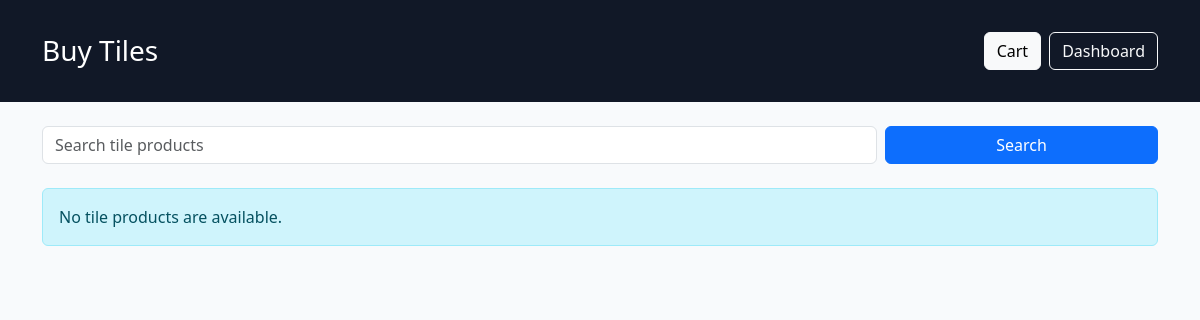
The app's page /buy/, older data.
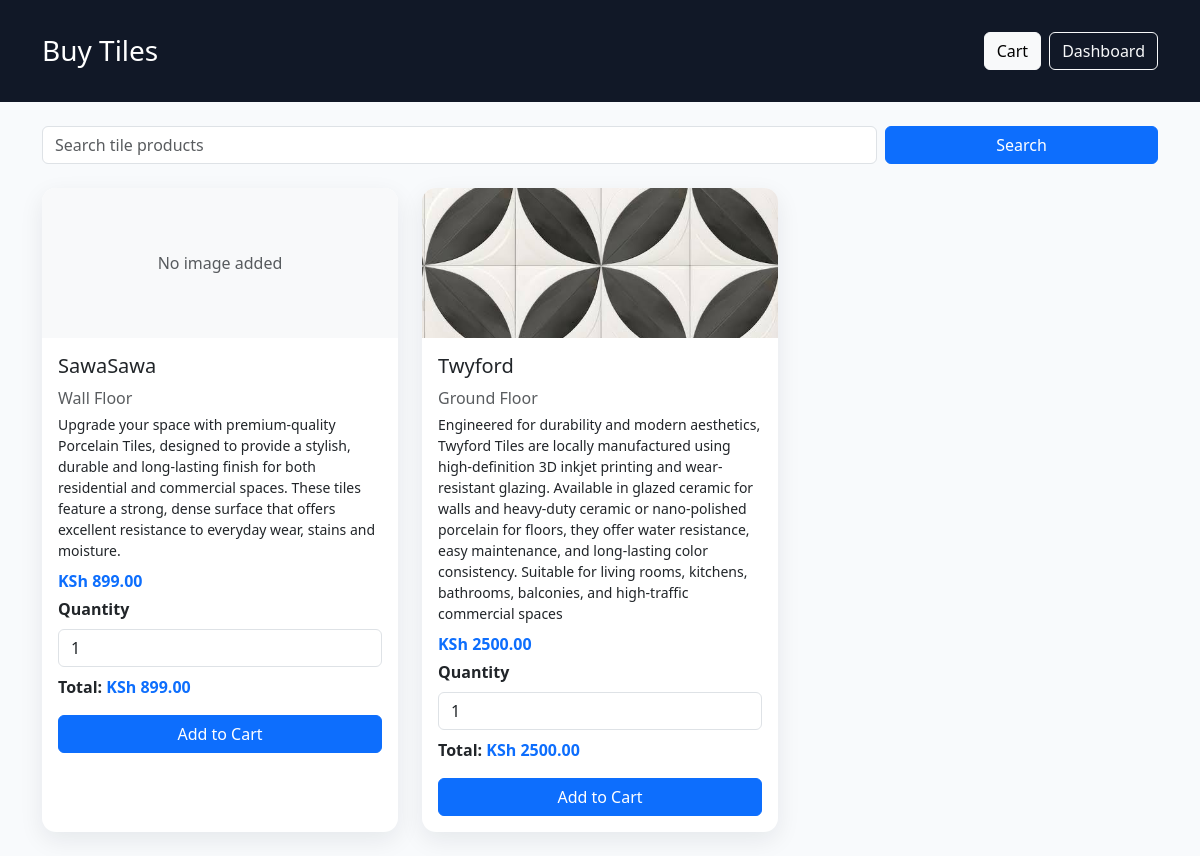
The same page, newer data.
### website/models.py (models this page shows, shortened)
class Product(models.Model):
    name = models.CharField(max_length=200)
    sku = models.CharField(max_length=50, unique=True)
    barcode = models.CharField(max_length=100, unique=True, blank=True, null=True)
    category = models.ForeignKey(Category, on_delete=models.SET_NULL, null=True)
    description = models.TextField(blank=True)
    price = models.DecimalField(max_digits=10, decimal_places=2)
    stock = models.IntegerField(default=0)
    low_stock_alert = models.IntegerField(default=5)
    image = models.ImageField(upload_to='products/', blank=True, null=True)
    created_at = models.DateTimeField(auto_now_add=True)

class Category(models.Model):
    name = models.CharField(max_length=100)

### website/views.py (the view, shortened to what this page needs)
# urls.py: path('buy/', views.buy, name='buy'),
def buy(request):
    from django.contrib import messages
    from django.shortcuts import get_object_or_404
    from .models import Product, StockMovement
    products = Product.objects.select_related('category').all().order_by('-created_at')
    search = request.GET.get('q', '').strip()
    if search:
        products = products.filter(name__icontains=search)
    return render(request, 'Buy.html', {'products': products, 'search': search})

### templates/Buy.html (shortened to what this page needs)
<!DOCTYPE html>
<html lang="en">
<head>
    <link href="https://cdn.jsdelivr.net/npm/bootstrap@5.3.3/dist/css/bootstrap.min.css" rel="stylesheet">
</head>
<body>
    <header class="page-header">
        <div class="container d-flex justify-content-between align-items-center">
            <h1 class="h3 mb-0">Buy Tiles</h1>
            <div class="d-flex gap-2">
                <a href="{% url 'cart' %}" class="btn btn-light">Cart</a>
                <a href="{% url 'dashboard' %}" class="btn btn-outline-light">Dashboard</a>
            </div>
        </div>
    </header>
    <main class="container py-4">
        <form method="get" class="row g-2 mb-4">
            <div class="col-sm-9">
                <input class="form-control" type="search" name="q" value="{{ search }}" placeholder="Search tile products">
            </div>
            <div class="col-sm-3 d-grid">
                <button class="btn btn-primary" type="submit">Search</button>
            </div>
        </form>
        <div class="row g-4">
            {% for product in products %}
            <div class="col-12 col-sm-6 col-lg-4">
                <article class="card product-card">
                    {% if product.image %}
                    <img src="{{ product.image.url }}" alt="{{ product.name }}">
                    {% else %}
                    <div class="d-flex align-items-center justify-content-center bg-light text-muted" style="height:150px;border-radius:14px 14px 0 0">
                        No image added
                    </div>
                    {% endif %}
                    <div class="card-body">
                        <h2 class="h5">{{ product.name }}</h2>
                        <p class="text-muted mb-1">{{ product.category.name|default:'Uncategorised' }}</p>
                        {% if product.description %}
                        <p class="small mb-2">{{ product.description }}</p>
                        {% endif %}
                        <p class="fw-bold text-primary mb-1">KSh {{ product.price }}</p>
                        <form method="post" action="{% url 'add_to_cart' product.id %}">
                            <label class="form-label fw-bold" for="quantity-{{ product.id }}">Quantity</label>
                            <input id="quantity-{{ product.id }}" class="form-control mb-2 quantity-input" type="number" name="quantity" min="1" max="{{ product.stock }}" value="1" data-price="{{ product.price }}" data-total="total-{{ product.id }}" required>
                            <p class="fw-bold">Total: <span id="total-{{ product.id }}" class="text-primary">KSh {{ product.price }}</span></p>
                            <button type="submit" class="btn btn-primary w-100" {% if product.stock < 1 %}disabled{% endif %}>Add to Cart</button>
                        </form>
                    </div>
                </article>
            </div>
            {% empty %}
            <div class="col-12">
                <div class="alert alert-info">No tile products are available.</div>
            </div>
            {% endfor %}
        </div>
    </main>
</body>
</html>

Row changes from the older to the newer data that the page shows:
added Product: image "No image added", name "SawaSawa", category.name "Wall Floor", description "Upgrade your space with premium-quality Porcelain Tiles, designed to provide a stylish, durable and long-lasting finish for both residential and commercial spaces. These tiles feature a strong, dense surface that offers excellent resistance to everyday wear, stains and moisture.", price "899.00"
added Product: image (picture), name "Twyford", category.name "Ground Floor", description "Engineered for durability and modern aesthetics, Twyford Tiles are locally manufactured using high-definition 3D inkjet printing and wear-resistant glazing. Available in glazed ceramic for walls and heavy-duty ceramic or nano-polished porcelain for floors, they offer water resistance, easy maintenance, and long-lasting color consistency. Suitable for living rooms, kitchens, bathrooms, balconies, and high-traffic commercial spaces", price "2500.00"
Text that changed along with them:
text no longer shown: "No tile products are available."
